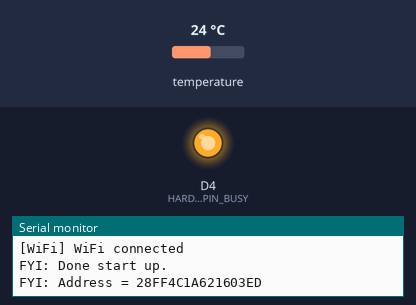
The sketch below on a simulated ESP8266 (NodeMCU). Shown: output pins drawn as LEDs (lit = HIGH), the last lines printed to the serial monitor. Inputs (shaded band) come from the test bench; at power-on: temperature 24 °C. WiFi joins after 1.5 s; servers stay silent unless stated; uploads are accepted with an empty reply.

Above: at 3.1 s.
At 33.7 s:
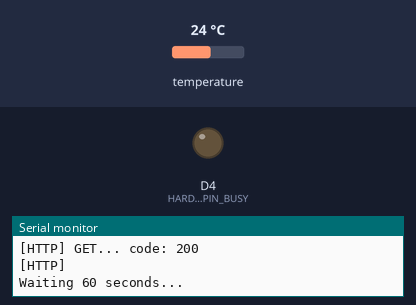
Timing chart, 0 to 82.4 s (numbered marks = the images above):
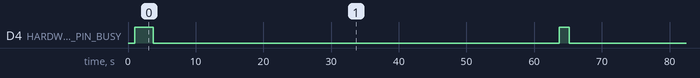

Measured:
- by itself, D4 (HARDWARE_PIN_BUSY): alternates HIGH for 1.5 s and LOW for 60.0 s

The sketch:

MushroomGrowMonitor.ino
```cpp
/**
 * MushroomGrowMonitor
 * For more information goto: https://github.com/funvill/MushroomGrowMonitor/
 *
 *
 * Last updated: 2017 Jan 09
 *
 * Requirments
 * - ESP8266
 * - DS1820b sensor connected to D2
 *
 * Steps
 * - Connect to wifi.
 * - Read the sensors
 * - Post the sensors values to an online data store
 *
 * ToDo:
 * - Control fan, heater, mister.
 *
 */

#include <Arduino.h>
#include <ESP8266WiFi.h>
#include <ESP8266HTTPClient.h>
#include <OneWire.h>


// WiFiManager library
// https://github.com/tzapu/WiFiManager
#include <EEPROM.h>             // Allowes for write to the EPROM
#include <DNSServer.h>
#include <ESP8266WebServer.h>
#include <WiFiManager.h>


// Version
static const unsigned short VERSION_MAJOR = 1 ;
static const unsigned short VERSION_MINOR = 0 ;
static const unsigned short VERSION_PATCH = 2 ;

// Settings
static const unsigned int  SETTING_BAUDRATE       = 115200 ;
static const unsigned char SETTING_ONEWIRE_BUS    = D2 ; // D2
static const bool SETTING_ONLINE_ENABLE           = true ;
static const char SETTING_ONLINE_POLLING_DELAY    = 60 ;
static const char SETTING_ONLINE_PRIVATE_KEY[]    = "XXXXXXXXXXXXXXX" ;
static const char SETTING_ONLINE_HOST[]           = "data.abluestar.com" ;

/**
 * Busy LED, this LED is brought out to the front of the device and is also on the
 * top of the huzzah board. This is used to give error codes and status messages.
 * under normal working procedure it should blink once a second.
 */
static const char HARDWARE_PIN_BUSY             = BUILTIN_LED  ;
static const char HARDWARE_BUSY_ON              = HIGH ;
static const char HARDWARE_BUSY_OFF             = LOW ;

// Consts
static const unsigned char ONE_WIRE_SERIAL_LENGTH = 8 ;
#define USE_SERIAL Serial


OneWire  ds( SETTING_ONEWIRE_BUS );
HTTPClient httpClient;

void setup() {
  // start serial port:
  USE_SERIAL.begin(SETTING_BAUDRATE);
  while (!Serial) {
    ; // wait for serial port to connect. Needed for native USB port only
  }

  // Give some time for the chip and the sensors to start up.
  delay(1000);
  USE_SERIAL.println("FYI: Starting up....");


  pinMode(HARDWARE_PIN_BUSY, OUTPUT);
  digitalWrite(HARDWARE_PIN_BUSY, HARDWARE_BUSY_ON);

  // Print gateway version.
  USE_SERIAL.print("FYI: Version: ");
  USE_SERIAL.print(VERSION_MAJOR);
  USE_SERIAL.print(".");
  USE_SERIAL.print(VERSION_MINOR);
  USE_SERIAL.print(".");
  USE_SERIAL.print(VERSION_PATCH);
  USE_SERIAL.println();

  // Generate the device name
  char deviceName[32] ;
  sprintf( deviceName, "esp%d", ESP.getChipId() );

  USE_SERIAL.print("Chip: ");
  USE_SERIAL.print( deviceName);
  USE_SERIAL.println();


    // WiFiManager
  // Local intialization. Once its business is done, there is no need to keep it around
  WiFiManager wifiManager;
  wifiManager.autoConnect(deviceName);

  // Print the wifi connection details.
  USE_SERIAL.println("[WiFi] WiFi connected");

  // All done.
  USE_SERIAL.println("FYI: Done start up.");
  USE_SERIAL.println("");
  digitalWrite(HARDWARE_PIN_BUSY, HARDWARE_BUSY_OFF);


}


bool httpGetRequest( String serial, String value ) {
  if( ! SETTING_ONLINE_ENABLE ) {
    USE_SERIAL.println("FYI: Posting to online server, disabled.");
    return false;
  }


  // USE_SERIAL.println("==============================");

  // Construct the URL
  String url = "";
  url += "/PHPDataLogger/?method=post&format=json&value=";
  url += value ;
  url += "&name=";
  url += serial ;
  url += "&private_key=";
  url += String( SETTING_ONLINE_PRIVATE_KEY ) ;

  httpClient.begin(SETTING_ONLINE_HOST, 80, url);
  int httpCode = httpClient.GET();
  if(httpCode > 0) {
      USE_SERIAL.printf("[HTTP] GET... code: %d\n", httpCode);

      // file found at server
      if(httpCode == 200) {
          USE_SERIAL.print("[HTTP] ");
          httpClient.writeToStream(&USE_SERIAL);
      }
  } else {
      USE_SERIAL.printf("[HTTP] GET... failed, error: %d\n", httpCode);
  }
  httpClient.end();
  USE_SERIAL.println("");
}


void GetOneWireValues() {
  byte i;
  byte present = 0;
  byte type_s;
  byte data[12];
  byte addr[8];
  float celsius, fahrenheit;

  // Count how many 1Wire sensors on on the bus
  // While searching for new ones.
  static unsigned short oneWireSensorsFound = 0;
  if ( !ds.search(addr)) {
    if( oneWireSensorsFound <= 0 ) {
      USE_SERIAL.println("Error: No 1Wire devices found on the bus.");
    } else {
      USE_SERIAL.print("FYI: Total sensors found = ");
      USE_SERIAL.println(oneWireSensorsFound);
    }
    oneWireSensorsFound = 0 ;
    ds.reset_search();
    delay(250);
    GetOneWireValues();
    return;
  }

  // We found a new 1Wire Sensor
  oneWireSensorsFound++;
  USE_SERIAL.print("FYI: Address = ");
  for( i = 0; i < 8; i++) {
    if( addr[i] < 16) {
      USE_SERIAL.print("0");
    }
    USE_SERIAL.print(addr[i], HEX);
  }

  if (OneWire::crc8(addr, 7) != addr[7]) {
      USE_SERIAL.println("Error: CRC is not valid!");
      return;
  }


  // the first ROM byte indicates which chip
  switch (addr[0]) {
    case 0x10:
      // USE_SERIAL.print(", Chip = DS18S20");  // or old DS1820
      type_s = 1;
      break;
    case 0x28:
      // USE_SERIAL.print(", Chip = DS18B20");
      type_s = 0;
      break;
    case 0x22:
      // USE_SERIAL.print(", Chip = DS1822");
      type_s = 0;
      break;
    default:
      USE_SERIAL.print("Error: Device is not a DS18x20 family device.");
      return;
  }

  ds.reset();
  ds.select(addr);
  // start conversion, with parasite power on at the end
  ds.write(0x44, 1);

  // maybe 750ms is enough, maybe not we might do a ds.depower() here, but the reset will take care of it.
  delay(1000);

  present = ds.reset();
  ds.select(addr);
  ds.write(0xBE); // Read Scratchpad
  for ( i = 0; i < 9; i++) {  // we need 9 bytes
    data[i] = ds.read();
  }


  // Print the data
  /*
  USE_SERIAL.print(", Data = ");
  for ( i = 0; i < 9; i++) {
    if( data[i] < 16) {
      USE_SERIAL.print("0");
    }
    USE_SERIAL.print(data[i], HEX);
  }
  USE_SERIAL.print(", CRC=");
  USE_SERIAL.print(OneWire::crc8(data, 8), HEX);
  */

  // Convert the data to actual temperature
  // because the result is a 16 bit signed integer, it should
  // be stored to an "int16_t" type, which is always 16 bits
  // even when compiled on a 32 bit processor.
  int16_t raw = (data[1] << 8) | data[0];
  if (type_s) {
    raw = raw << 3; // 9 bit resolution default
    if (data[7] == 0x10) {
      // "count remain" gives full 12 bit resolution
      raw = (raw & 0xFFF0) + 12 - data[6];
    }
  } else {
    byte cfg = (data[4] & 0x60);
    // at lower res, the low bits are undefined, so let's zero them
    if (cfg == 0x00) raw = raw & ~7;  // 9 bit resolution, 93.75 ms
    else if (cfg == 0x20) raw = raw & ~3; // 10 bit res, 187.5 ms
    else if (cfg == 0x40) raw = raw & ~1; // 11 bit res, 375 ms
    //// default is 12 bit resolution, 750 ms conversion time
  }
  celsius = (float)raw / 16.0;
  USE_SERIAL.print(", ");
  USE_SERIAL.print(celsius);
  USE_SERIAL.print(" Celsius, ");
  // fahrenheit = celsius * 1.8 + 32.0;
  // USE_SERIAL.print(fahrenheit);
  // USE_SERIAL.println(" Fahrenheit");
  USE_SERIAL.println("");

   // Build the serial string.
  String serialString ;
  for( int serialOffset = 0 ; serialOffset < ONE_WIRE_SERIAL_LENGTH ; serialOffset++ ) {
    if( addr[serialOffset] < 16 ) {
      serialString += String("0");
    }
    serialString += String(addr[serialOffset], HEX );
  }

  httpGetRequest( serialString, String( celsius ) ) ;
}


void TogleLED() {
  static int ledState = HARDWARE_BUSY_OFF;
  if (ledState == HARDWARE_BUSY_ON) {
    ledState = HARDWARE_BUSY_OFF;
  } else {
    ledState = HARDWARE_BUSY_ON;
  }
}

void loop() {
  digitalWrite(HARDWARE_PIN_BUSY, HARDWARE_BUSY_ON);
  GetOneWireValues();
  digitalWrite(HARDWARE_PIN_BUSY, HARDWARE_BUSY_OFF);

  USE_SERIAL.printf("Waiting %d seconds... \n", SETTING_ONLINE_POLLING_DELAY);
  delay(1000 * SETTING_ONLINE_POLLING_DELAY );
}
```
